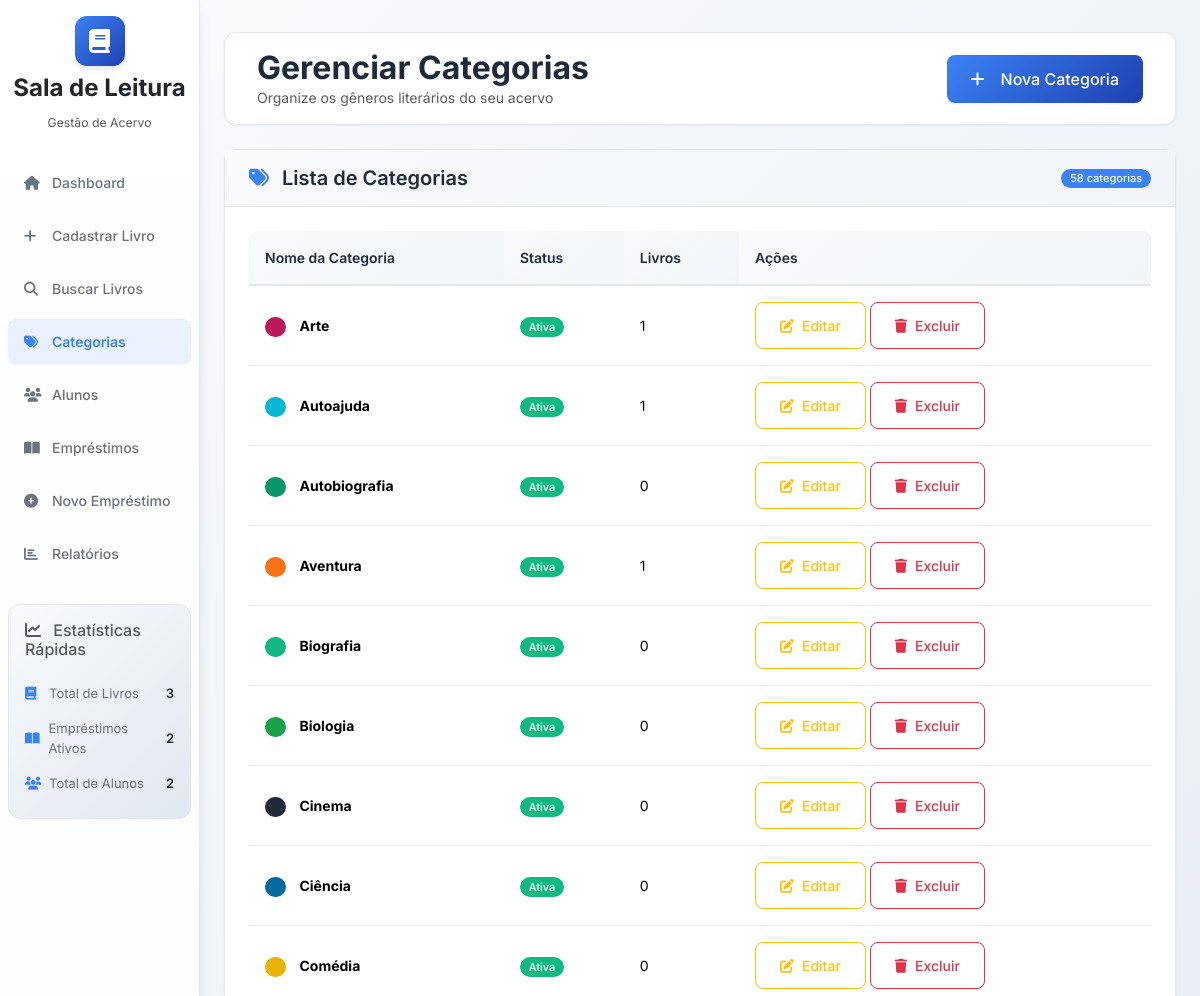
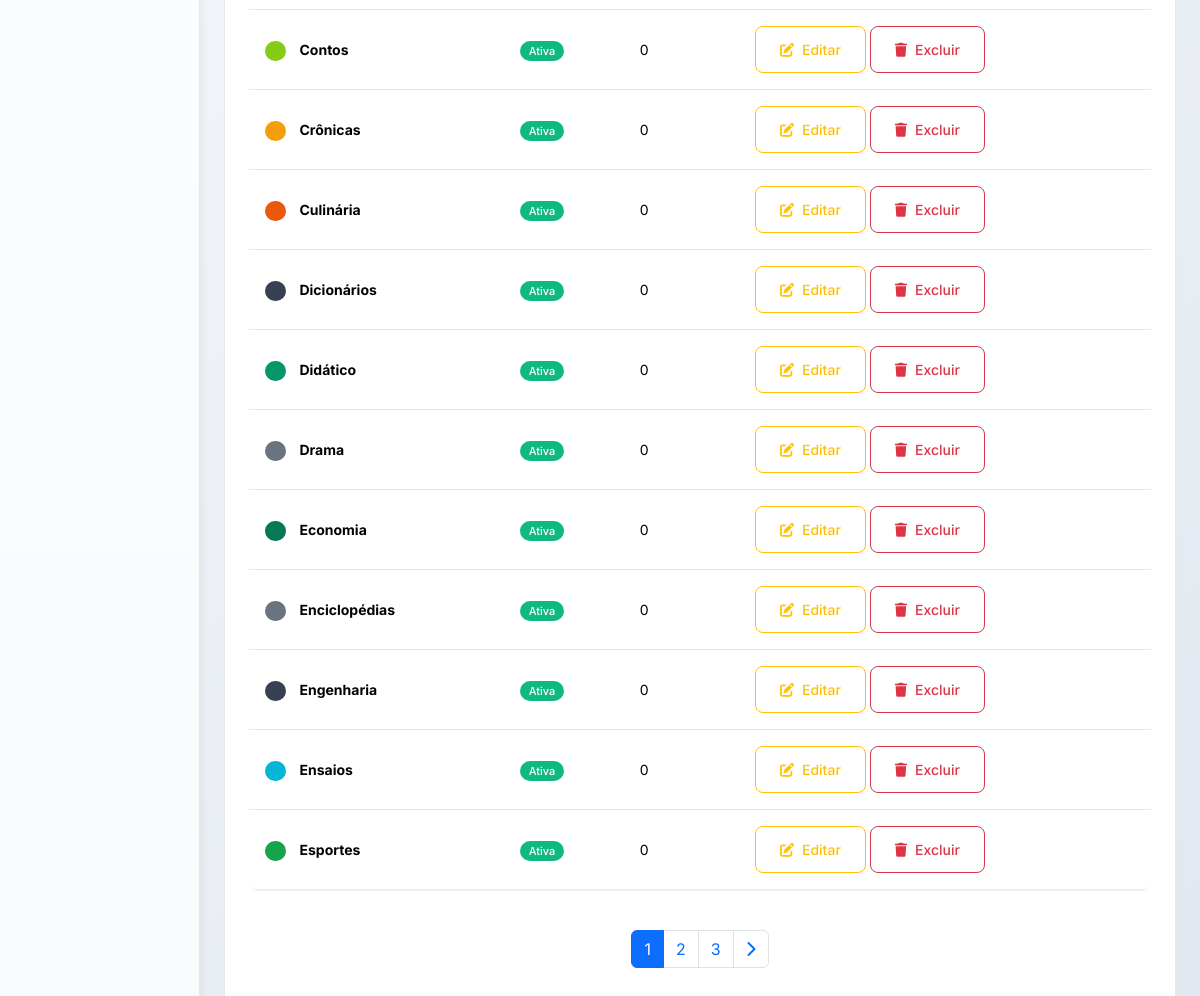
The page /categories on the database its author committed (2 pictures, top to bottom).
### database/models.py (models this page shows, shortened)
class Category(db.Model):
    __tablename__ = 'categories'
    id = db.Column(db.String(36), primary_key=True, default=generate_uuid)
    name = db.Column(db.String(100), nullable=False, unique=True)
    description = db.Column(db.Text)
    color = db.Column(db.String(7), default='#3b82f6')
    active = db.Column(db.Boolean, default=True)
    created_date = db.Column(db.DateTime, default=datetime.utcnow)
    updated_date = db.Column(db.DateTime, default=datetime.utcnow, onupdate=datetime.utcnow)
    books = db.relationship('Book', backref='category_obj', lazy=True)

### app.py (the view)
    @app.route('/categories')
    def categories():
        page = request.args.get('page', 1, type=int)
        search = request.args.get('search', '')
        query = Category.query
        if search:
            search_term = f"%{search}%"
            query = query.filter(or_(
                Category.name.ilike(search_term),
                Category.description.ilike(search_term)
            ))
        categories = query.order_by(Category.name).paginate(page=page, per_page=20, error_out=False)
        return render_template('categories/categories.html', categories=categories, search=search)

### templates/categories/categories.html (shortened to what this page needs)
{% extends "base.html" %}
{% block content %}
<div class="main-header d-flex justify-content-between align-items-center py-3 mb-4">
    <div>
        <h1 class="h2 mb-0">Gerenciar Categorias</h1>
        <p class="text-muted mb-0">Organize os gêneros literários do seu acervo</p>
    </div>
    <a href="{{ url_for('add_category') }}" class="btn btn-primary">
        <i class="fas fa-plus me-2"></i>
        Nova Categoria
    </a>
</div>
<div class="card fade-in">
    <div class="card-header d-flex justify-content-between align-items-center">
        <h5 class="mb-0">
            <i class="fas fa-tags text-primary me-2"></i>
            Lista de Categorias
        </h5>
        <span class="badge bg-primary">{{ categories.total }} categorias</span>
    </div>
    <div class="card-body">
        <div class="table-responsive">
            <table class="table table-hover">
                <thead>
                    <tr>
                        <th>Nome da Categoria</th>
                        <th>Status</th>
                        <th>Livros</th>
                        <th>Ações</th>
                    </tr>
                </thead>
                <tbody>
                    {% for category in categories.items %}
                    <tr>
                        <td>
                            <span class="badge" style="background-color: {{ category.color }}; margin-right: 10px;"> </span>
                            <strong>{{ category.name }}</strong>
                        </td>
                        <td>
                            {% if category.active %}
                                <span class="badge bg-success">Ativa</span>
                            {% else %}
                                <span class="badge bg-secondary">Inativa</span>
                            {% endif %}
                        </td>
                        <td>{{ category.books|length }}</td>
                        <td>
                            <a href="{{ url_for('edit_category', category_id=category.id) }}" class="btn btn-outline-warning btn-sm">
                                <i class="fas fa-edit"></i> Editar
                            </a>
                            <form method="POST" action="{{ url_for('delete_category', category_id=category.id) }}" class="d-inline"
                                  onsubmit="return confirm('Tem certeza que deseja excluir esta categoria?');">
                                <button type="submit" class="btn btn-outline-danger btn-sm">
                                    <i class="fas fa-trash"></i> Excluir
                                </button>
                            </form>
                        </td>
                    </tr>
                    {% endfor %}
                </tbody>
            </table>
        </div>
        {% if categories.pages > 1 %}
            <nav aria-label="Navegação de páginas" class="mt-4">
                <ul class="pagination justify-content-center">
                    {% for page_num in categories.iter_pages() %}
                        {% if page_num %}
                            {% if page_num != categories.page %}
                                <li class="page-item">
                                    <a class="page-link" href="{{ url_for('categories', page=page_num) }}">
                                        {{ page_num }}
                                    </a>
                                </li>
                            {% else %}
                                <li class="page-item active">
                                    <span class="page-link">{{ page_num }}</span>
                                </li>
                            {% endif %}
                        {% else %}
                            <li class="page-item disabled">
                                <span class="page-link">...</span>
                            </li>
                        {% endif %}
                    {% endfor %}
                    {% if categories.has_next %}
                        <li class="page-item">
                            <a class="page-link" href="{{ url_for('categories', page=categories.next_num) }}">
                                <i class="fas fa-chevron-right"></i>
                            </a>
                        </li>
                    {% endif %}
                </ul>
            </nav>
        {% endif %}
    </div>
</div>
{% endblock %}

### static/css/style.css (style rules this page uses)
:root { --primary-color: #3b82f6; --secondary-color: #6b7280; --success-color: #10b981; --warning-color: #f59e0b; --danger-color: #ef4444; --info-color: #06b6d4; --light-color: #f8fafc; --dark-color: #1e293b; --border-color: #e2e8f0; --shadow-sm: 0 1px 2px 0 rgba(0, 0, 0, 0.05); --shadow-md: 0 4px 6px -1px rgba(0, 0, 0, 0.1); --shadow-lg: 0 10px 15px -3px rgba(0, 0, 0, 0.1); }
* { margin: 0; padding: 0; box-sizing: border-box; }
body { font-family: 'Inter', sans-serif; font-size: 14px; line-height: 1.5; color: var(--dark-color); background: linear-gradient(135deg, #f8fafc 0%, #e2e8f0 100%); min-height: 100vh; }
.main-header { background: white; border-radius: 12px; padding: 2rem; margin-bottom: 2rem; box-shadow: var(--shadow-sm); border: 1px solid var(--border-color); }
.main-header h1 { color: var(--dark-color); font-weight: 700; margin-bottom: 0.5rem; }
.card { border: 1px solid var(--border-color); border-radius: 12px; box-shadow: var(--shadow-sm); background: white; transition: all 0.2s ease; }
.card-header { background: linear-gradient(135deg, #f8fafc 0%, #f1f5f9 100%); border-bottom: 1px solid var(--border-color); padding: 1rem 1.5rem; border-radius: 12px 12px 0 0; }
.card-header h5 { font-weight: 600; color: var(--dark-color); margin: 0; }
.card-body { padding: 1.5rem; }
.btn { border-radius: 8px; font-weight: 500; padding: 0.75rem 1.5rem; transition: all 0.2s ease; display: inline-flex; align-items: center; gap: 0.5rem; }
.btn-primary { background: linear-gradient(135deg, var(--primary-color) 0%, #1e40af 100%); border: none; color: white; box-shadow: var(--shadow-sm); }
.table { border-radius: 8px; overflow: hidden; box-shadow: var(--shadow-sm); }
.table thead th { background: linear-gradient(135deg, #f8fafc 0%, #f1f5f9 100%); border-bottom: 2px solid var(--border-color); font-weight: 600; color: var(--dark-color); padding: 1rem; }
.table tbody td { padding: 1rem; vertical-align: middle; border-bottom: 1px solid var(--border-color); }
.fade-in { animation: fadeIn 0.6s ease-out; }
.badge { font-size: 11px; font-weight: 500; padding: 0.4em 0.8em; border-radius: 20px; }
.text-primary { color: var(--primary-color) !important; }
.bg-primary { background-color: var(--primary-color) !important; }
.bg-success { background-color: var(--success-color) !important; }

### rows shown on the page
Category: name "Arte", active "Ativa", books|length "1"
Category: name "Autoajuda", active "Ativa", books|length "1"
Category: name "Autobiografia", active "Ativa", books|length "0"
Category: name "Aventura", active "Ativa", books|length "1"
Category: name "Biografia", active "Ativa", books|length "0"
Category: name "Biologia", active "Ativa", books|length "0"
Category: name "Cinema", active "Ativa", books|length "0"
Category: name "Ciência", active "Ativa", books|length "0"
Category: name "Comédia", active "Ativa", books|length "0"
Category: name "Contos", active "Ativa", books|length "0"
Category: name "Crônicas", active "Ativa", books|length "0"
Category: name "Culinária", active "Ativa", books|length "0"
Category: name "Dicionários", active "Ativa", books|length "0"
Category: name "Didático", active "Ativa", books|length "0"
Category: name "Drama", active "Ativa", books|length "0"
Category: name "Economia", active "Ativa", books|length "0"
Category: name "Enciclopédias", active "Ativa", books|length "0"
Category: name "Engenharia", active "Ativa", books|length "0"
Category: name "Ensaios", active "Ativa", books|length "0"
Category: name "Esportes", active "Ativa", books|length "0"

### other values the page prints
{{ categories.total }} "58"
{{ page_num }} "1"
{{ page_num }} "2" "3"
